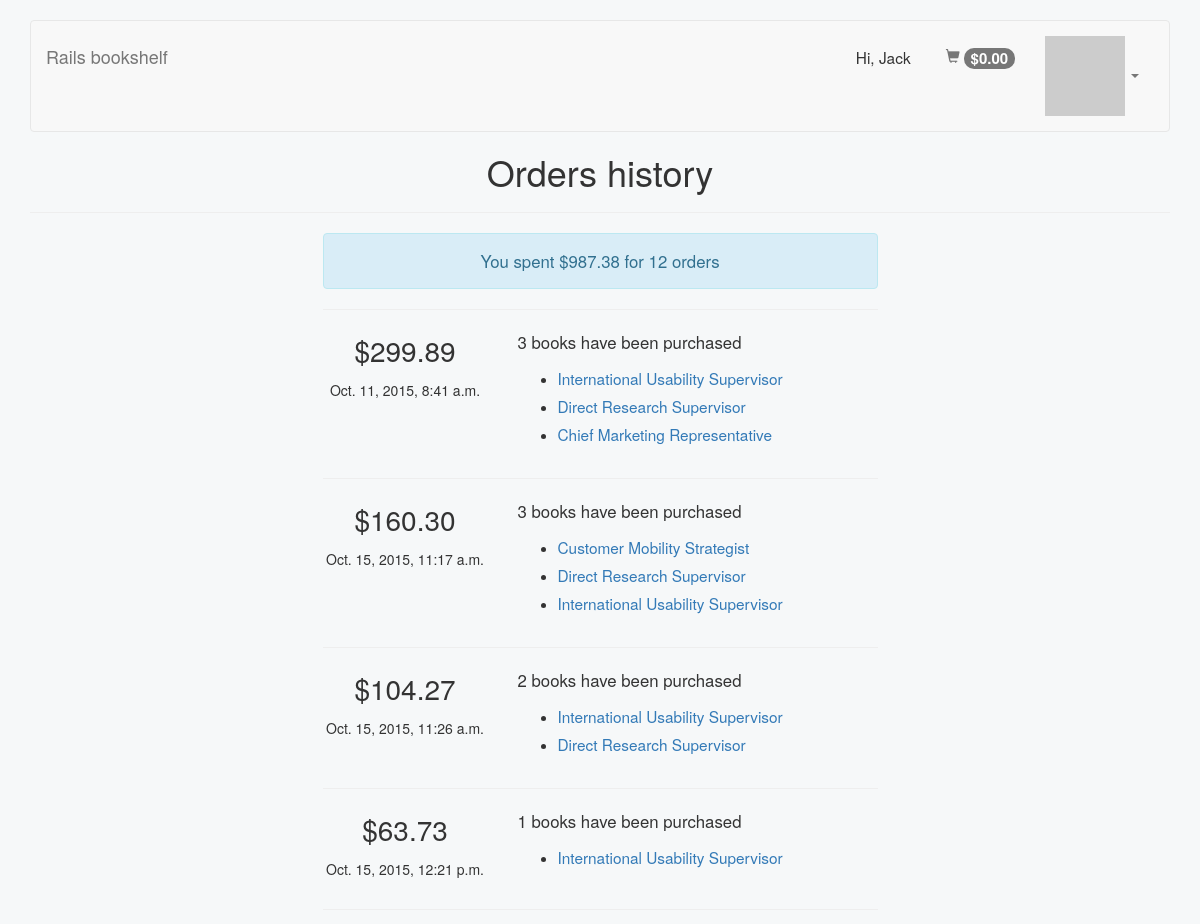
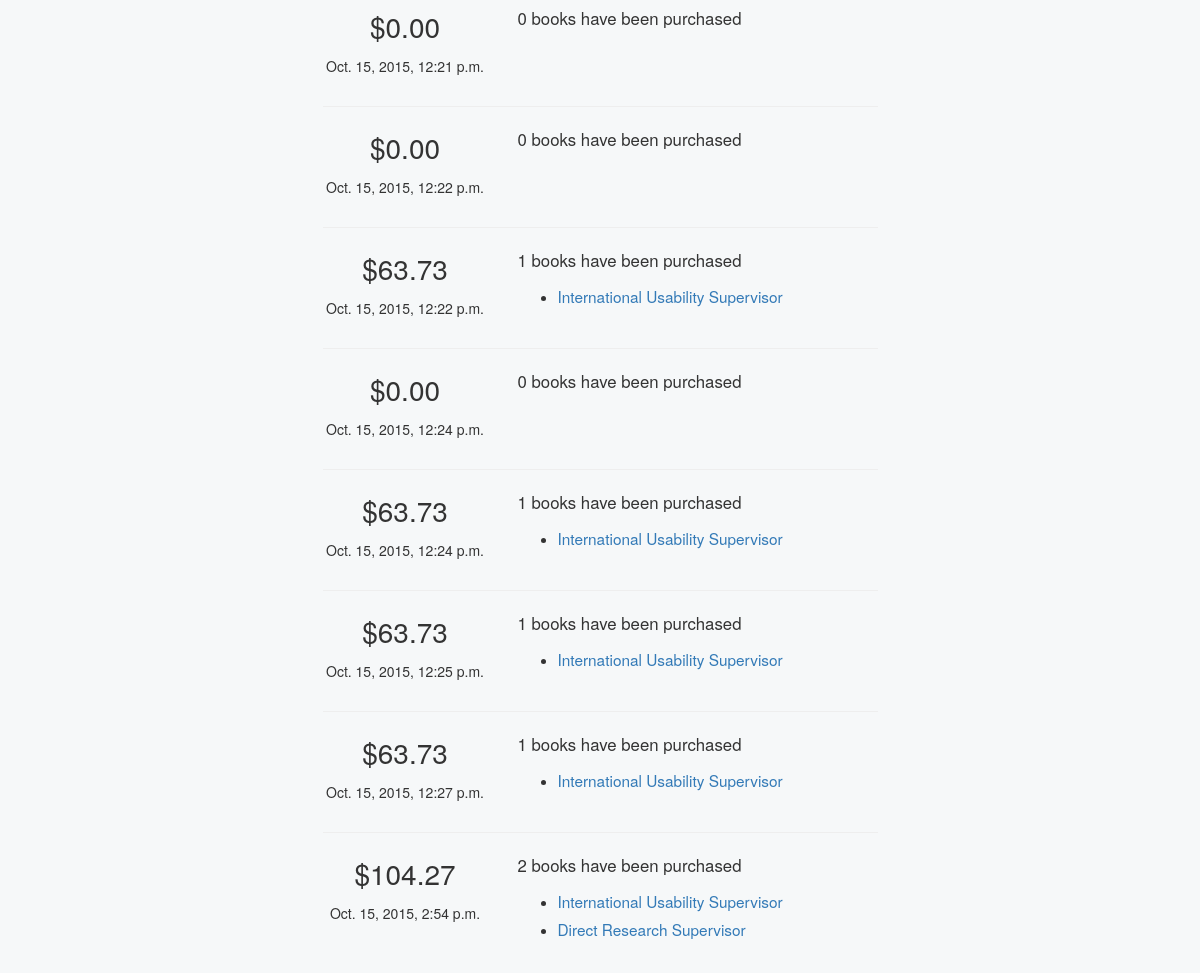
Screenshot of /orders/ (signed in) with the database file from the repository (2 pictures, top to bottom).
### store/models.py (models this page shows, shortened)
class UserInfo(models.Model):
    user = models.OneToOneField(User)
    @property
    def shopping_cart_total_price(self):
        return sum([sc.book.price for sc in self.user.shoppingcartitem_set.all()])

class ChangeTimeMixin(models.Model):
    created_at = models.DateTimeField(
        auto_now_add=True,
        null=True, blank=True
    )
    updated_at = models.DateTimeField(
        null=True, blank=True
    )
    class Meta:
        abstract = True

class Order(ChangeTimeMixin):
    user = models.ForeignKey(User)
    total_price = models.DecimalField(
        max_digits=6, decimal_places=2
    )

class OrderItem(ChangeTimeMixin):
    order = models.ForeignKey(Order)
    book = models.ForeignKey(Book)

class Book(models.Model):
    title = models.CharField(
        max_length=255
    )
    author = models.CharField(
        max_length=150
    )
    description = models.TextField()
    price = models.DecimalField(
        max_digits=6, decimal_places=2
    )
    pub_date = models.DateField(
        null=True, blank=True
    )
    amazon_id = models.CharField(
        max_length=50, unique=True,
        validators=[RegexValidator(r'[\d\-]+')],
        blank=True,
    )
    isbn = models.CharField(
        max_length=12, unique=True,
        validators=[RegexValidator(r'[\dA-Z]+')]
    )

### store/views.py (the view)
# urls.py: url(r'^orders/$', OrderListView.as_view(), name='orders'),
class OrderListView(ListView):
    model = Order
    def get_queryset(self):
        user = self.request.user
        queryset = super(OrderListView, self).get_queryset()
        return queryset.filter(user=user)

### store/templatetags/store_tags.py (called while the page is built)
@register.filter(name='get_total_price_order')
def get_total_price_order(order_list):
   return sum([order.total_price for order in order_list ])

### store/templates/store/order_list.html
{% extends "base.html" %}
{% load store_tags %}
{% block content %}
<h1 class="text-center">Orders history</h1>
<hr/>
<div class="row">
    <div class="col-md-6 col-md-offset-3">
        <div class="alert alert-info text-center orders-history-alert">
            You spent ${{ order_list|get_total_price_order }} for {{ order_list|length }} orders
        </div>
        {% for order in order_list %}
            <hr>
            <div class="row order-history-row">
                <div class="col-md-4 text-center">
                    <p class="order-details">${{ order.total_price}}</p>
                    <p class="order-books">{{ order.created_at }}</p>
                </div>
                <div class="col-md-8">
                    <p class="order-books-amount">{{ order.orderitem_set.all|length }} books have been purchased</p>
                    <ul>
                        {% for order_item in order.orderitem_set.all %}
                            <li><a href="{% url 'book' order_item.book.pk %}">{{ order_item.book.title }}</a></li>
                        {% endfor %}
                    </ul>
                </div>
            </div>
        {% endfor %}
    </div>
</div>
{% endblock %}

### store/templates/base.html (shortened to what this page needs)
{% load bootstrap3 %}
{% load staticfiles %}
<!DOCTYPE html>
<html>
<head>
    {% bootstrap_css %}
    <link rel="stylesheet" type="text/css" href="{% static 'css/base.css' %}">
</head>
<body>
    <div class='container'>
        <nav class='navbar navbar-default'>
            <div class='container-fluid'>
                <div class='navbar-header'>
                    <a class='navbar-brand' href='/'>Rails bookshelf</a>
                </div>
                <div class='navbar-collapse collapse' id='navbar'>
                    {% if user.is_authenticated %}
                        {% if user.is_superuser %}
                            <ul class='nav navbar-nav navbar-right'>
                                <li class='dropdown'>
                                    <a aria-expanded='false' class='dropdown-toggle' data-toggle='dropdown' href='#' role='button'>
                                        <img src="http://www.gravatar.com/avatar/77864601526fc73452f5c7f942ac4ff4?s=40" alt="77864601526fc73452f5c7f942ac4ff4?s=40" />
                                        <span class='caret'></span>
                                    </a>
                                </li>
                            </ul>
                        {% endif %}
                        <ul class='nav navbar-nav navbar-right navbar-user'>
                            <li class='nav-user-name'>
                                <span>
                                    Hi, {{ user.first_name }}
                                </span>
                            </li>
                            <li>
                                <a href="{% url 'shopping-cart' %}">
                                    <span aria-hidden='true' class='glyphicon glyphicon-shopping-cart'></span>
                                    <span class='badge'>
                                        ${{ user.userinfo.shopping_cart_total_price|default:0.00|floatformat:2 }}
                                    </span>
                                </a>
                            </li>
                        </ul>
                    {% else %}
                    <ul class="nav navbar-nav navbar-right navbar-user">
                        <li>
                            <a href="{% url 'auth_login' %}">Sign in</a>
                        </li>
                    </ul>
                    {% endif %}
                </div>
            </div>
        </nav>
        {% block content %}
        {% endblock %}
    </div>
</body>
</html>

### store/static/css/base.css (style rules this page uses)
body { background-color: #f6f8f9; padding-top: 20px; padding-bottom: 20px; }
.navbar .nav-user-name { font-size: 1.1em; margin-top: 15px; margin-right: 20px; }
.navbar>.container-fluid .navbar-brand { margin-left: -15px; }
.navbar-header, .navbar .navbar-user { padding-top: 10px; height: 70px; }
.badge { font-size: 15px; }
.order-history-row ul li a { font-size: 1.1em; }
.order-history-row .order-books-amount { font-size: 1.2em; }
.order-history-row .order-books { font-size: 1em; }
.order-history-row .order-details { font-size: 2em; }
.order-history-row ul li { padding: 3px 0; }
.orders-history-alert { font-size: 1.2em; }

### rows the page displays
Order: total_price.total_price "987.38", total_price "299.89", created_at "Oct. 11, 2015, 8:41 a.m.", orderitem_set.all|length "3"
OrderItem: book "International Usability Supervisor"
OrderItem: book "Direct Research Supervisor"
OrderItem: book "Chief Marketing Representative"
Order: total_price "160.30", created_at "Oct. 15, 2015, 11:17 a.m.", orderitem_set.all|length "3"
OrderItem: book "Customer Mobility Strategist"
OrderItem: book "Direct Research Supervisor"
OrderItem: book "International Usability Supervisor"
Order: total_price "104.27", created_at "Oct. 15, 2015, 11:26 a.m.", orderitem_set.all|length "2"
OrderItem: book "International Usability Supervisor"
OrderItem: book "Direct Research Supervisor"
Order: total_price "63.73", created_at "Oct. 15, 2015, 12:21 p.m.", orderitem_set.all|length "1"
OrderItem: book "International Usability Supervisor"
Order: total_price "0.00", created_at "Oct. 15, 2015, 12:21 p.m.", orderitem_set.all|length "0"
Order: total_price "0.00", created_at "Oct. 15, 2015, 12:22 p.m.", orderitem_set.all|length "0"
Order: total_price "63.73", created_at "Oct. 15, 2015, 12:22 p.m.", orderitem_set.all|length "1"
OrderItem: book "International Usability Supervisor"
Order: total_price "0.00", created_at "Oct. 15, 2015, 12:24 p.m.", orderitem_set.all|length "0"
Order: total_price "63.73", created_at "Oct. 15, 2015, 12:24 p.m.", orderitem_set.all|length "1"
OrderItem: book "International Usability Supervisor"
Order: total_price "63.73", created_at "Oct. 15, 2015, 12:25 p.m.", orderitem_set.all|length "1"
OrderItem: book "International Usability Supervisor"
Order: total_price "63.73", created_at "Oct. 15, 2015, 12:27 p.m.", orderitem_set.all|length "1"
OrderItem: book "International Usability Supervisor"
Order: total_price "104.27", created_at "Oct. 15, 2015, 2:54 p.m.", orderitem_set.all|length "2"
OrderItem: book "International Usability Supervisor"
OrderItem: book "Direct Research Supervisor"

### other values shown
{{ user.first_name }} "Jack"
{{ user.userinfo.shopping_cart_total_price|default:0.00|floatformat:2 }} "0.00"
{{ order_list|length }} "12"
